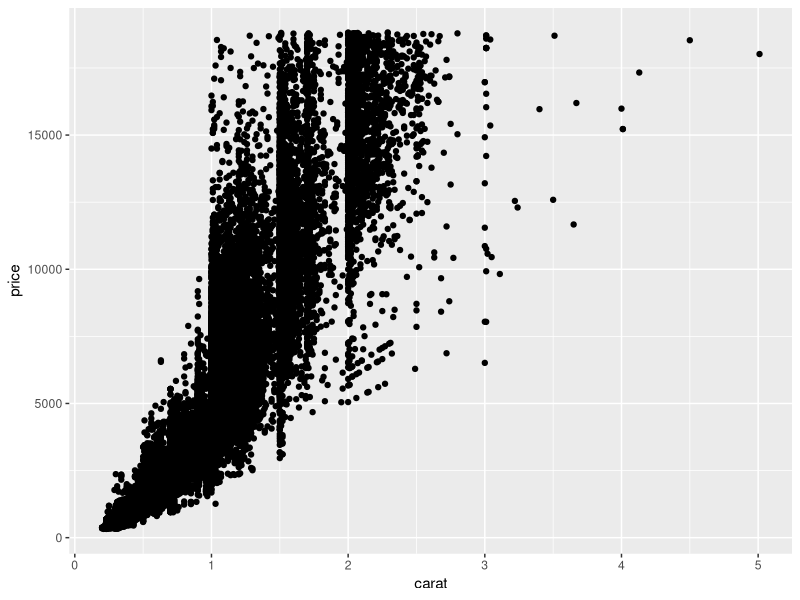
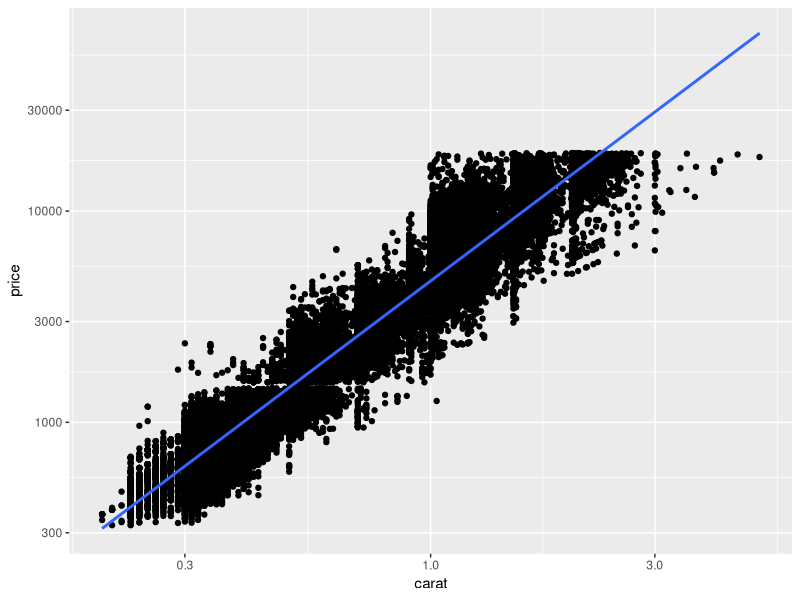
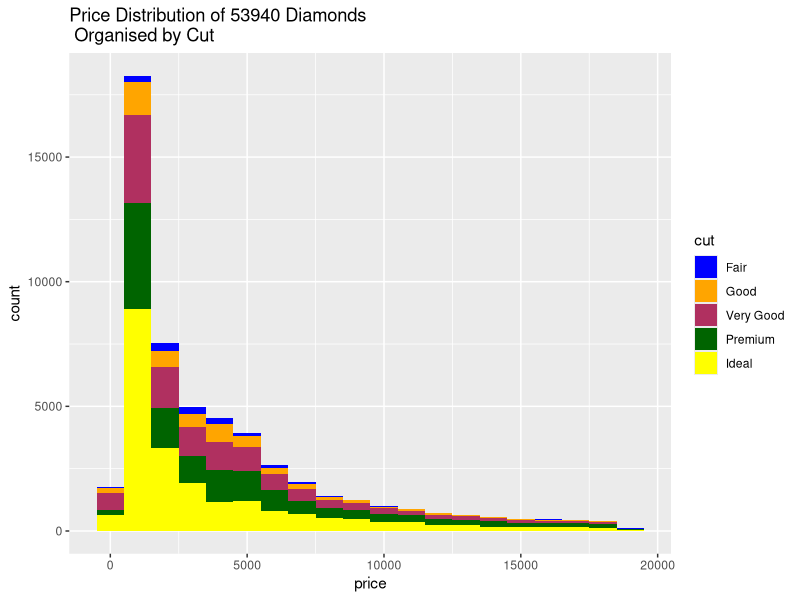
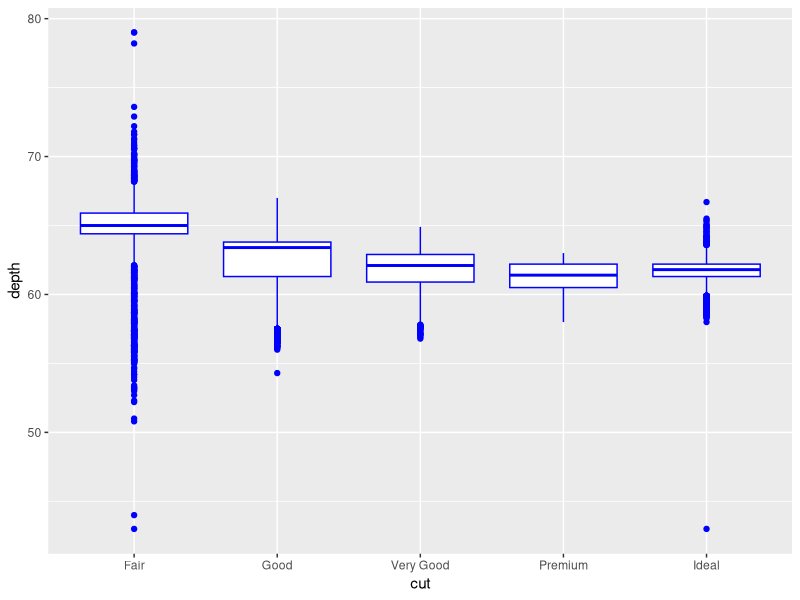
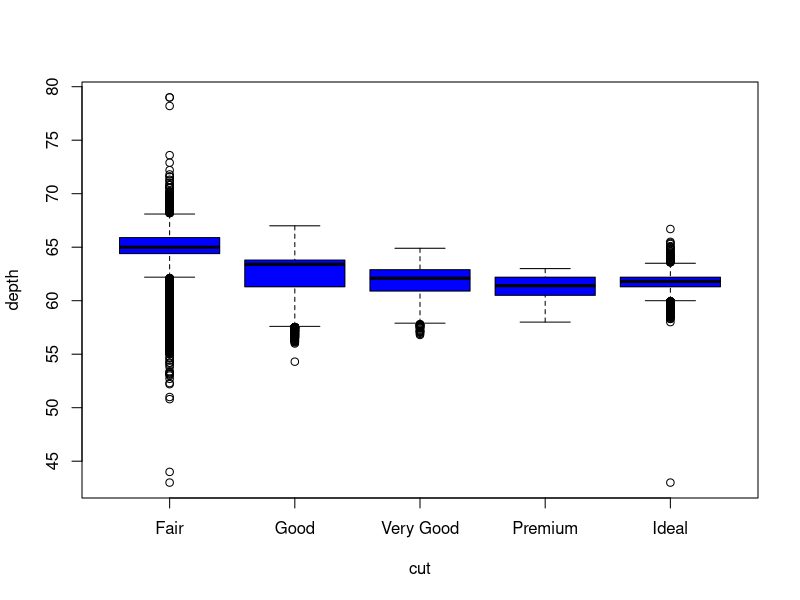

These figures' R source, in order:
######################################################
# Exploration of the Diamonds dataset, which has
# close to 53000 rows of data!
######################################################

# We shall use the ggplot2 library to flesh out the
# visualisation of a dataset in stages
library(ggplot2)

# 1. Start with a scatter plot of price vs carat (weight),
# where each point is defaulted to a solid circle
ggplot(diamonds, aes(carat, price)) +
  geom_point()

# 2. Transform both the axes and watch what happens
ggplot(diamonds, aes(carat, price)) +
  geom_point() +
  stat_smooth(method = lm) +
  scale_x_log10() +
  scale_y_log10()

# You could also achieve the same effect with an 
# alternate shorter function form
# qplot(carat, price, data = diamonds,
#     geom = c("point", "smooth"),
#     method = "lm", log = "xy")

# Define a color scheme via a palette
myPalette <- c("blue", "orange", "maroon",
               "darkgreen", "yellow")

# 3. How about a histogram on the prices?
ggplot(diamonds, aes(price, fill=cut)) +
  geom_histogram(binwidth=1000) +
  ggtitle(paste("Price Distribution of",
                nrow(diamonds), "Diamonds\n",
                "Organised by Cut")) +
  scale_fill_manual(values=myPalette)


# 4. Create a boxplot
ggplot(data=diamonds) +
  geom_boxplot(mapping = aes(x=cut, y=depth),color="blue")

boxplot(depth~cut, data=diamonds, col="blue")


